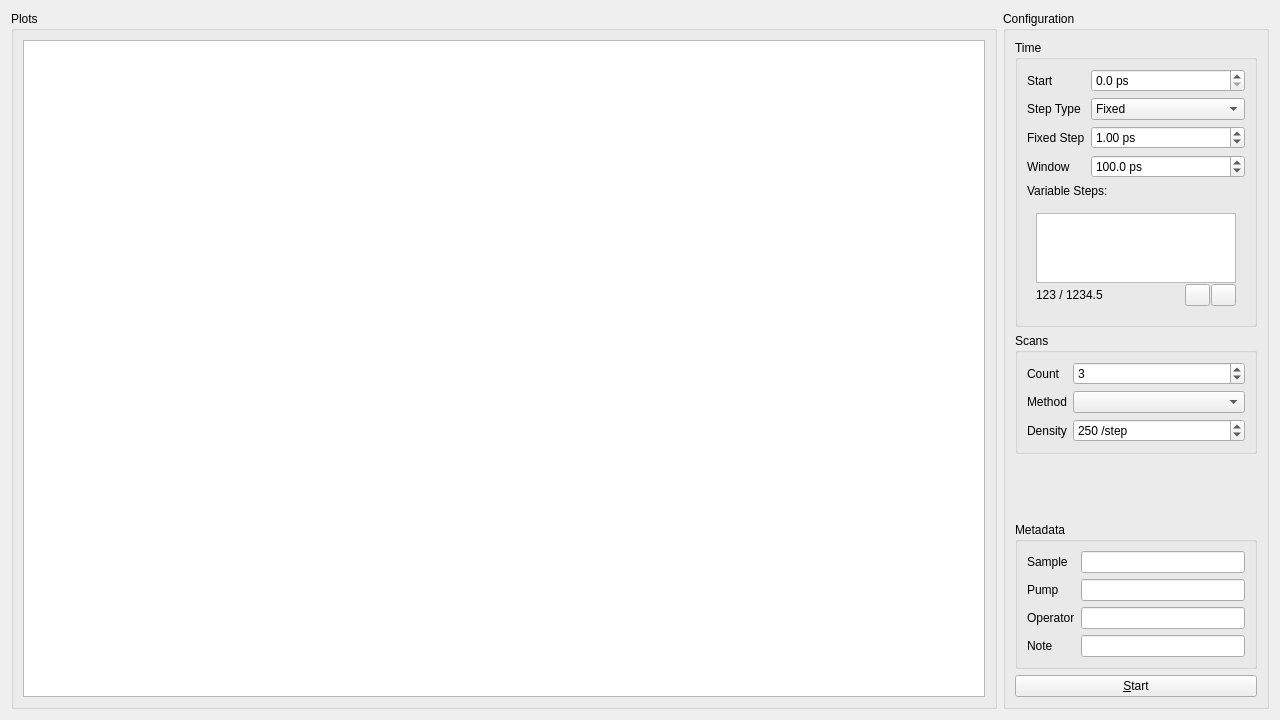
<?xml version="1.0" encoding="UTF-8"?>
<ui version="4.0">
 <class>Frame</class>
 <widget class="QFrame" name="Frame">
  <property name="geometry">
   <rect>
    <x>0</x>
    <y>0</y>
    <width>1280</width>
    <height>720</height>
   </rect>
  </property>
  <property name="windowTitle">
   <string>Data</string>
  </property>
  <property name="windowIcon">
   <iconset resource="trspectrometer.qrc">
    <normaloff>:/icons/windowicon</normaloff>:/icons/windowicon</iconset>
  </property>
  <layout class="QHBoxLayout" name="horizontalLayout" stretch="5,1">
   <item>
    <widget class="QGroupBox" name="plotsGroupBox">
     <property name="title">
      <string>Plots</string>
     </property>
     <layout class="QVBoxLayout" name="verticalLayout">
      <item>
       <widget class="GraphicsLayoutWidget" name="glw"/>
      </item>
     </layout>
    </widget>
   </item>
   <item>
    <widget class="QGroupBox" name="configurationGroupBox">
     <property name="title">
      <string>Configuration</string>
     </property>
     <layout class="QVBoxLayout" name="verticalLayout_2" stretch="0,0,0,0,0">
      <item>
       <widget class="QGroupBox" name="timeGroupBox">
        <property name="title">
         <string>Time</string>
        </property>
        <layout class="QVBoxLayout" name="verticalLayout_3">
         <item>
          <layout class="QFormLayout" name="formLayout">
           <item row="0" column="0">
            <widget class="QLabel" name="startLabel">
             <property name="text">
              <string>Start</string>
             </property>
            </widget>
           </item>
           <item row="3" column="1">
            <widget class="QDoubleSpinBox" name="windowDoubleSpinBox">
             <property name="suffix">
              <string> ps</string>
             </property>
             <property name="decimals">
              <number>1</number>
             </property>
             <property name="minimum">
              <double>1.000000000000000</double>
             </property>
             <property name="maximum">
              <double>100000.000000000000000</double>
             </property>
             <property name="stepType">
              <enum>QAbstractSpinBox::AdaptiveDecimalStepType</enum>
             </property>
             <property name="value">
              <double>100.000000000000000</double>
             </property>
            </widget>
           </item>
           <item row="0" column="1">
            <widget class="QDoubleSpinBox" name="startDoubleSpinBox">
             <property name="suffix">
              <string> ps</string>
             </property>
             <property name="decimals">
              <number>1</number>
             </property>
             <property name="maximum">
              <double>100000.000000000000000</double>
             </property>
             <property name="stepType">
              <enum>QAbstractSpinBox::AdaptiveDecimalStepType</enum>
             </property>
            </widget>
           </item>
           <item row="3" column="0">
            <widget class="QLabel" name="windowLabel">
             <property name="text">
              <string>Window</string>
             </property>
            </widget>
           </item>
           <item row="1" column="0">
            <widget class="QLabel" name="stepLabel">
             <property name="text">
              <string>Step Type</string>
             </property>
            </widget>
           </item>
           <item row="1" column="1">
            <widget class="QComboBox" name="stepComboBox">
             <item>
              <property name="text">
               <string>Fixed</string>
              </property>
             </item>
             <item>
              <property name="text">
               <string>Variable</string>
              </property>
             </item>
            </widget>
           </item>
           <item row="2" column="0">
            <widget class="QLabel" name="fixedStepLabel">
             <property name="text">
              <string>Fixed Step</string>
             </property>
            </widget>
           </item>
           <item row="2" column="1">
            <widget class="QDoubleSpinBox" name="fixedStepDoubleSpinBox">
             <property name="suffix">
              <string> ps</string>
             </property>
             <property name="decimals">
              <number>2</number>
             </property>
             <property name="minimum">
              <double>0.050000000000000</double>
             </property>
             <property name="maximum">
              <double>1000.000000000000000</double>
             </property>
             <property name="stepType">
              <enum>QAbstractSpinBox::AdaptiveDecimalStepType</enum>
             </property>
             <property name="value">
              <double>1.000000000000000</double>
             </property>
            </widget>
           </item>
          </layout>
         </item>
         <item>
          <widget class="QLabel" name="label">
           <property name="text">
            <string>Variable Steps:</string>
           </property>
          </widget>
         </item>
         <item>
          <widget class="QWidget" name="variableControls" native="true">
           <layout class="QVBoxLayout" name="variableLayout" stretch="0,0">
            <property name="spacing">
             <number>1</number>
            </property>
            <item>
             <widget class="QTableView" name="stepTableView">
              <property name="minimumSize">
               <size>
                <width>200</width>
                <height>0</height>
               </size>
              </property>
              <property name="sizeAdjustPolicy">
               <enum>QAbstractScrollArea::AdjustToContents</enum>
              </property>
              <property name="cornerButtonEnabled">
               <bool>false</bool>
              </property>
              <attribute name="horizontalHeaderVisible">
               <bool>true</bool>
              </attribute>
              <attribute name="horizontalHeaderMinimumSectionSize">
               <number>35</number>
              </attribute>
              <attribute name="horizontalHeaderDefaultSectionSize">
               <number>70</number>
              </attribute>
              <attribute name="horizontalHeaderStretchLastSection">
               <bool>true</bool>
              </attribute>
              <attribute name="verticalHeaderVisible">
               <bool>false</bool>
              </attribute>
              <attribute name="verticalHeaderMinimumSectionSize">
               <number>25</number>
              </attribute>
              <attribute name="verticalHeaderDefaultSectionSize">
               <number>25</number>
              </attribute>
             </widget>
            </item>
            <item>
             <layout class="QHBoxLayout" name="horizontalLayout_2" stretch="0,0,0,0">
              <item>
               <widget class="QLabel" name="steptotalLabel">
                <property name="text">
                 <string>123 / 1234.5</string>
                </property>
               </widget>
              </item>
              <item>
               <spacer name="horizontalSpacer">
                <property name="orientation">
                 <enum>Qt::Horizontal</enum>
                </property>
                <property name="sizeHint" stdset="0">
                 <size>
                  <width>0</width>
                  <height>0</height>
                 </size>
                </property>
               </spacer>
              </item>
              <item>
               <widget class="QPushButton" name="removeStepPushButton">
                <property name="maximumSize">
                 <size>
                  <width>25</width>
                  <height>25</height>
                 </size>
                </property>
                <property name="text">
                 <string/>
                </property>
                <property name="icon">
                 <iconset resource="trspectrometer.qrc">
                  <normaloff>:/icons/remove</normaloff>:/icons/remove</iconset>
                </property>
               </widget>
              </item>
              <item>
               <widget class="QPushButton" name="addStepPushButton">
                <property name="maximumSize">
                 <size>
                  <width>25</width>
                  <height>25</height>
                 </size>
                </property>
                <property name="text">
                 <string/>
                </property>
                <property name="icon">
                 <iconset resource="trspectrometer.qrc">
                  <normaloff>:/icons/add</normaloff>:/icons/add</iconset>
                </property>
               </widget>
              </item>
             </layout>
            </item>
           </layout>
          </widget>
         </item>
        </layout>
       </widget>
      </item>
      <item>
       <widget class="QGroupBox" name="scansGroupBox">
        <property name="title">
         <string>Scans</string>
        </property>
        <layout class="QFormLayout" name="formLayout_2">
         <item row="0" column="0">
          <widget class="QLabel" name="countLabel">
           <property name="text">
            <string>Count</string>
           </property>
          </widget>
         </item>
         <item row="0" column="1">
          <widget class="QSpinBox" name="countSpinBox">
           <property name="minimum">
            <number>1</number>
           </property>
           <property name="maximum">
            <number>100</number>
           </property>
           <property name="value">
            <number>3</number>
           </property>
          </widget>
         </item>
         <item row="1" column="0">
          <widget class="QLabel" name="methodLabel">
           <property name="text">
            <string>Method</string>
           </property>
          </widget>
         </item>
         <item row="1" column="1">
          <widget class="QComboBox" name="methodComboBox"/>
         </item>
         <item row="2" column="1">
          <widget class="QSpinBox" name="densitySpinBox">
           <property name="suffix">
            <string> /step</string>
           </property>
           <property name="minimum">
            <number>1</number>
           </property>
           <property name="maximum">
            <number>1000</number>
           </property>
           <property name="singleStep">
            <number>10</number>
           </property>
           <property name="stepType">
            <enum>QAbstractSpinBox::AdaptiveDecimalStepType</enum>
           </property>
           <property name="value">
            <number>250</number>
           </property>
          </widget>
         </item>
         <item row="2" column="0">
          <widget class="QLabel" name="densityLabel">
           <property name="text">
            <string>Density</string>
           </property>
          </widget>
         </item>
        </layout>
       </widget>
      </item>
      <item>
       <spacer name="verticalSpacer">
        <property name="orientation">
         <enum>Qt::Vertical</enum>
        </property>
        <property name="sizeHint" stdset="0">
         <size>
          <width>20</width>
          <height>40</height>
         </size>
        </property>
       </spacer>
      </item>
      <item>
       <widget class="QGroupBox" name="metadataGroupBox">
        <property name="title">
         <string>Metadata</string>
        </property>
        <layout class="QFormLayout" name="formLayout_3">
         <item row="0" column="0">
          <widget class="QLabel" name="sampleLabel">
           <property name="text">
            <string>Sample</string>
           </property>
          </widget>
         </item>
         <item row="0" column="1">
          <widget class="QLineEdit" name="sampleLineEdit"/>
         </item>
         <item row="1" column="0">
          <widget class="QLabel" name="pumpLabel">
           <property name="text">
            <string>Pump</string>
           </property>
          </widget>
         </item>
         <item row="1" column="1">
          <widget class="QLineEdit" name="pumpLineEdit"/>
         </item>
         <item row="2" column="0">
          <widget class="QLabel" name="operatorLabel">
           <property name="text">
            <string>Operator</string>
           </property>
          </widget>
         </item>
         <item row="2" column="1">
          <widget class="QLineEdit" name="operatorLineEdit"/>
         </item>
         <item row="3" column="0">
          <widget class="QLabel" name="noteLabel">
           <property name="text">
            <string>Note</string>
           </property>
          </widget>
         </item>
         <item row="3" column="1">
          <widget class="QLineEdit" name="noteLineEdit"/>
         </item>
        </layout>
       </widget>
      </item>
      <item>
       <widget class="QPushButton" name="startPushButton">
        <property name="text">
         <string>&amp;Start</string>
        </property>
       </widget>
      </item>
     </layout>
    </widget>
   </item>
  </layout>
 </widget>
 <customwidgets>
  <customwidget>
   <class>GraphicsLayoutWidget</class>
   <extends>QGraphicsView</extends>
   <header>pyqtgraph</header>
  </customwidget>
 </customwidgets>
 <tabstops>
  <tabstop>glw</tabstop>
  <tabstop>startDoubleSpinBox</tabstop>
  <tabstop>stepComboBox</tabstop>
  <tabstop>fixedStepDoubleSpinBox</tabstop>
  <tabstop>windowDoubleSpinBox</tabstop>
  <tabstop>stepTableView</tabstop>
  <tabstop>removeStepPushButton</tabstop>
  <tabstop>addStepPushButton</tabstop>
  <tabstop>countSpinBox</tabstop>
  <tabstop>methodComboBox</tabstop>
  <tabstop>densitySpinBox</tabstop>
  <tabstop>sampleLineEdit</tabstop>
  <tabstop>pumpLineEdit</tabstop>
  <tabstop>operatorLineEdit</tabstop>
  <tabstop>noteLineEdit</tabstop>
  <tabstop>startPushButton</tabstop>
 </tabstops>
 <resources>
  <include location="trspectrometer.qrc"/>
 </resources>
 <connections/>
</ui>
